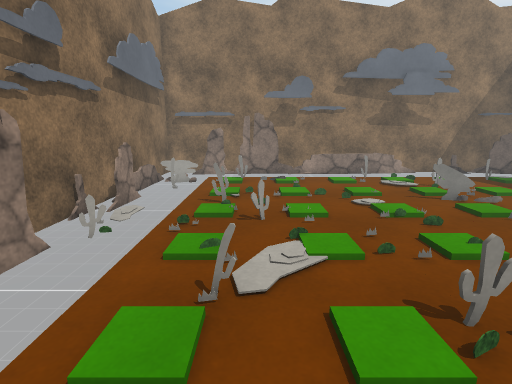
[1] (above)

16 first-person views from a walk through a 3-D level made in the Unity game engine. The camera is 1.3 m above the floor, tilts 12° down and sees 85° across. The floor is counted in squares, 0.5 m on a side. Each view is taken from the middle of a square. On the plan, view 1 faces up. The plan holds only what a view shows up to about 19 squares ahead; the rest is blank. The place goes on beyond the plan. The player is left out. Some surface patterns are stand-ins.

[2]
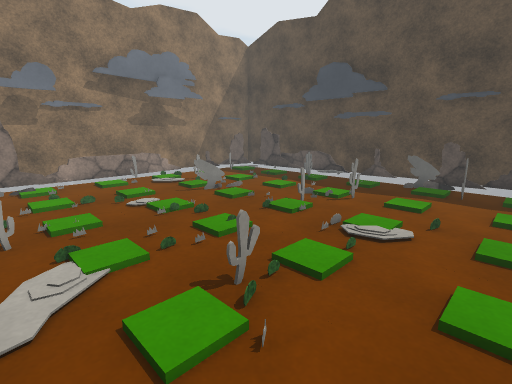

[3]
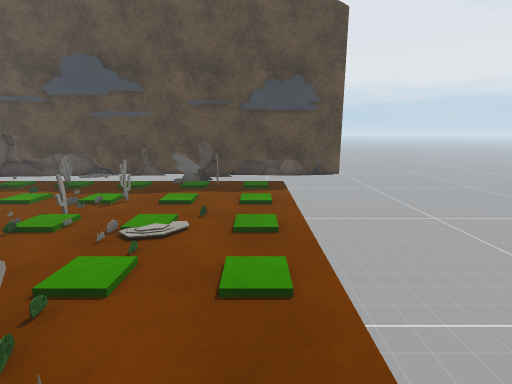

[4]
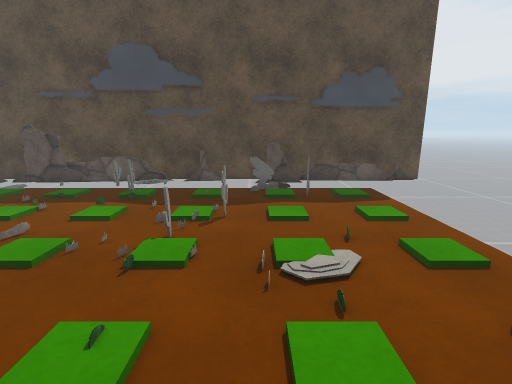

[5]
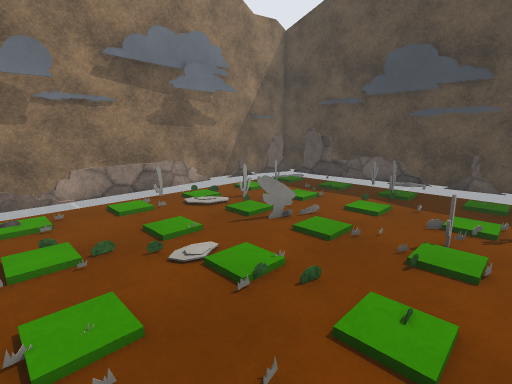

[6]
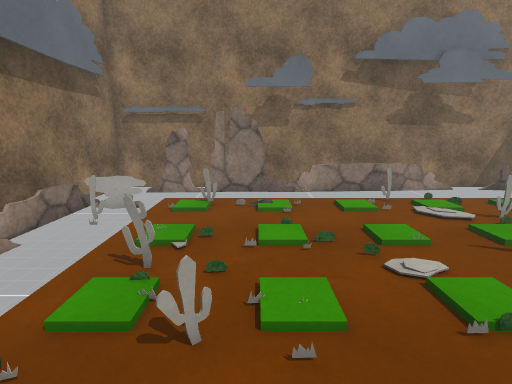

[7]
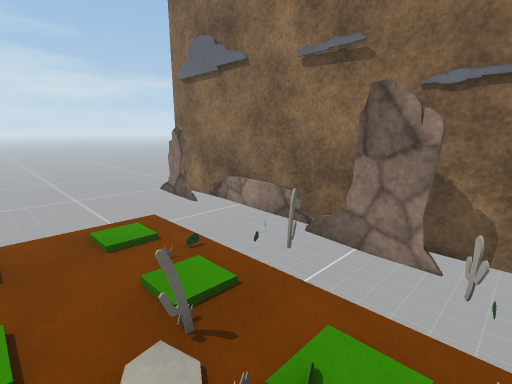

[8]
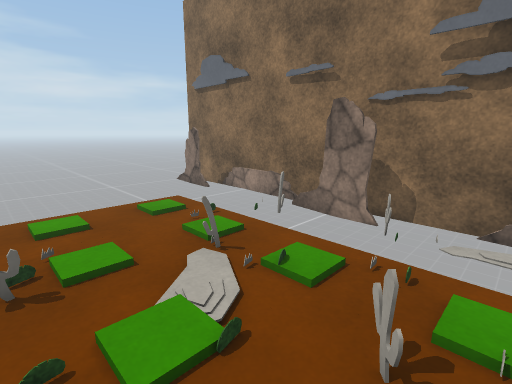

[9]
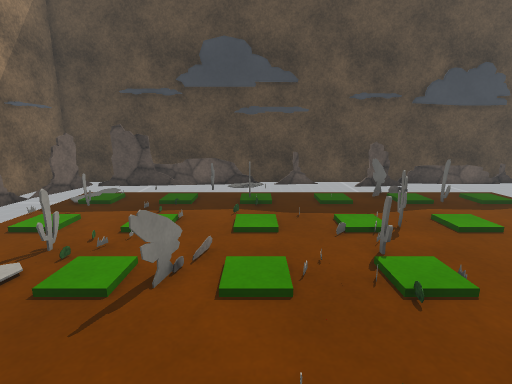

[10]
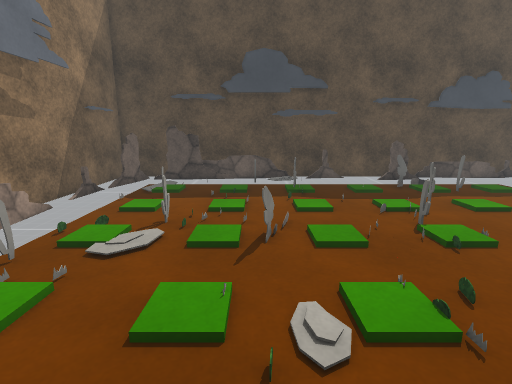

[11]
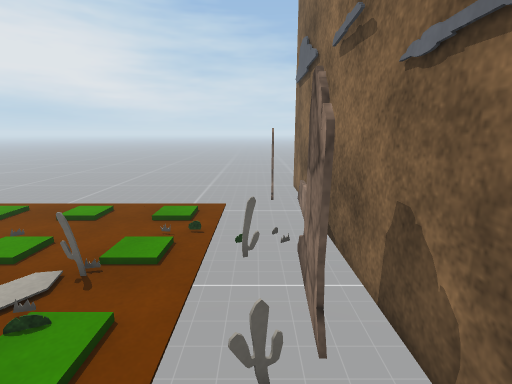

[12]
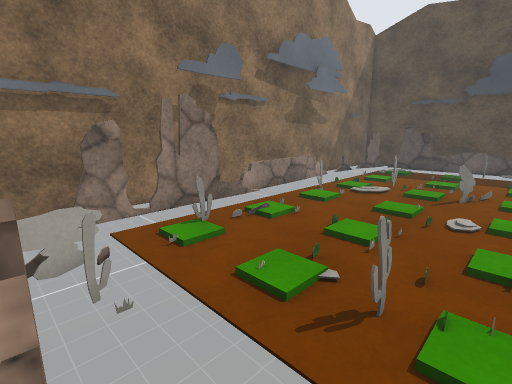

[13]
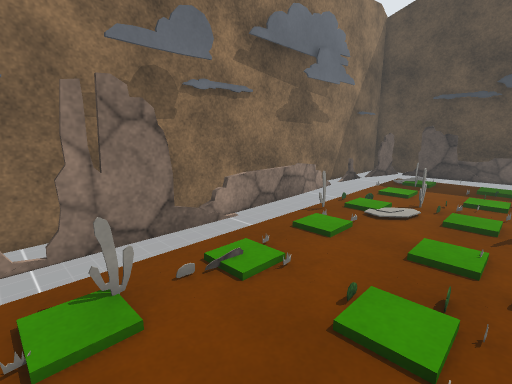

[14]
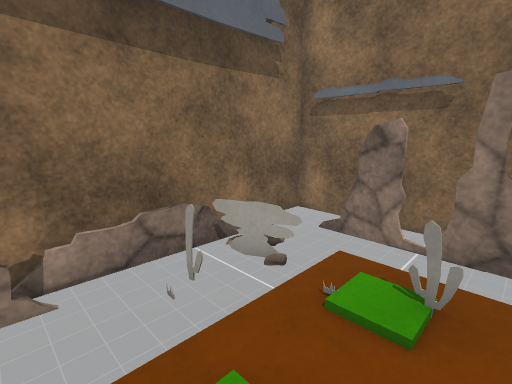

[15]
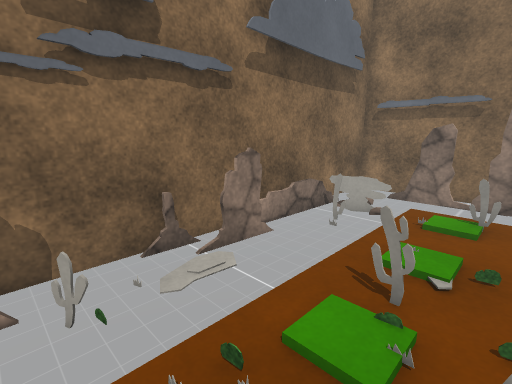

[16]
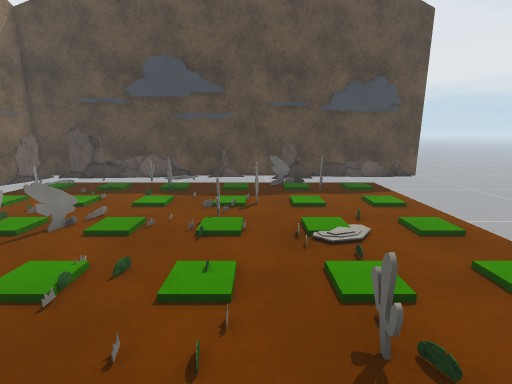

### Floor plan
Points are (right, up) in squares from view 1. A wall is a line through its corners. A room is listed if a view was taken in it or the views show most of it. See-through windows are left out.
Room 1 (views 1, 2, 3, 4, 5, 6, 7, 8, 9, 10, 11, 12, 13, 14, 15, 16)
walls: (18.1, -5.5) (18.1, 19.1) (-6, 19.1) (-6, -5.5)
low walls: (7.4, 10.7) (6.8, 10.9); (15.5, 3.1) (14.4, 4.2); (-3.4, 15.4) (-5, 14.6)
ways out: opening at (-6, -6); opening at (18, -6)
objects: rock (-5, -4) to (-5, -3); rock (-5, 4) to (-5, 6); rock (-5, 10) to (-5, 11); cactus (-4, 3); cactus (-4, 7); cactus (-4, 13); rock (-3, 17) to (-2, 18); green block (-2, 0) to (-1, 0); green block (-2, 6) to (-1, 6); green block (-2, 10); green block (-2, 12) to (-1, 12); cactus (-2, 15); green block (-1, 4); cactus (-1, 10); green block (-1, 15); rock (-1, 17) to (1, 17); cactus (0, 4); cactus (0, 8); green block (1, 0) to (2, 0); green block (1, 3) to (2, 3); green block (1, 6) to (2, 6); green block (1, 9) to (2, 9); green block (1, 12) to (2, 12); green block (1, 15) to (2, 15); cactus (3, 3); green block (4, 0) to (5, 0); green block (4, 3) to (5, 3); green block (4, 6) to (5, 6); green block (4, 9) to (5, 9); green block (4, 12) to (5, 12); green block (4, 15) to (5, 15); rock (4, 18) to (9, 18); cactus (6, 16); green block (7, 0) to (8, 0); green block (7, 3) to (8, 3); green block (7, 9) to (8, 9); green block (7, 16); green block (8, 6); green block (8, 11); cactus (9, 6); cactus (9, 14); green block (10, 0) to (11, 0); green block (10, 3) to (11, 3); cactus (10, 5) to (11, 5); green block (10, 9) to (11, 9); green block (10, 13); green block (10, 15) to (11, 15); other object (12, 15); green block (13, 0) to (14, 0); cactus (13, 2); green block (13, 6) to (14, 6); green block (13, 9); green block (13, 12) to (14, 12); green block (13, 15); rock (13, 18); green block (14, 2); green block (14, 4); other object (14, 9); rock (15, 17) to (16, 17); other object (16, 11); rock (16, 14) to (17, 16); rock (17, 3); rock (17, 7); rock (17, 10) to (17, 13)

Positions as (right, up) in squares from view 1, and headings:
1: (0, 0), facing up
2: (0, 0), facing up-right
3: (0, 0), facing right
4: (2, 4), facing right
5: (1, 5), facing up-right
6: (1, 5), facing up
7: (1, 7), facing down-left
8: (3, 9), facing down-left
9: (3, 9), facing right
10: (1, 11), facing right
11: (-4, 9), facing down
12: (-5, 9), facing up-right
13: (-2, 11), facing up-right
14: (0, 11), facing up-left
15: (0, 6), facing up-left
16: (0, 5), facing right
